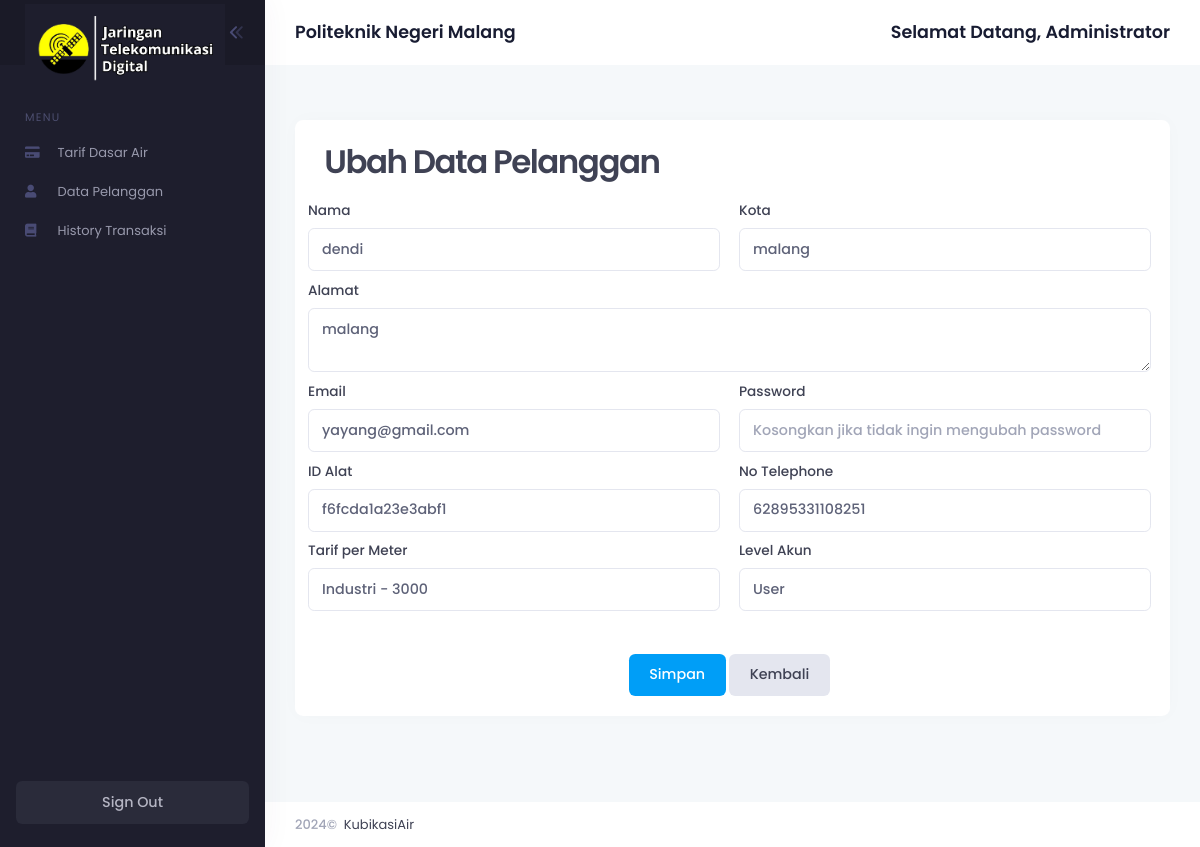
The app's page /index.php?page=update_pelanggan&id=2 (signed in) with its own data.
### tables this page shows
CREATE TABLE `users` (
  `id` int(11) NOT NULL,
  `nama` varchar(255) NOT NULL,
  `alamat` text NOT NULL,
  `kota` varchar(255) NOT NULL,
  `telp` varchar(15) NOT NULL,
  `email` varchar(255) NOT NULL,
  `password` varchar(255) NOT NULL,
  `id_alat` varchar(255) NOT NULL,
  `id_tarif` int(11) NOT NULL,
  `level` varchar(10) NOT NULL
);

### content/update_pelanggan.php (the view, shortened to what this page needs)
<div class="row g-5 g-xl-12 mb-xl-12">
    <div class="col-lg-12 col-xl-12 col-xxl-12 mb-5 mb-xl-5">
        <div class="card card-flush overflow-hidden h-md-100">
            <div class="card-body d-flex justify-content-between flex-column pb-1 px-0">
                <div class="px-9 mb-5">
                    <div class="d-flex mb-2">
                        <span class="fs-2hx fw-bolder text-gray-800 me-2 lh-1 ls-n2">Ubah Data Pelanggan</span>
                    </div>
                </div>
                <div class="min-h-auto ps-4 pe-6">
                    <?php
                    include "koneksi.php";
                    if (isset($_GET['id'])) {
                        $id = $_GET['id'];
                        $query = "SELECT * FROM users WHERE id = $id";
                        $result = mysqli_query($koneksi, $query);
                        if (mysqli_num_rows($result) == 1) {
                            $row = mysqli_fetch_assoc($result);
                    ?>
                            <form action="#" method="POST">
                                <div class="row">
                                    <div class="col">
                                        <div class="mb-3">
                                            <label for="nama" class="form-label">Nama</label>
                                            <input type="text" class="form-control" id="nama" placeholder="Masukkan Nama Anda" name="nama" value="<?php echo $row['nama']; ?>">
                                        </div>
                                    </div>
                                    <div class="col">
                                        <div class="mb-3">
                                            <label for="kota" class="form-label">Kota</label>
                                            <input type="text" class="form-control" id="kota" placeholder="Masukkan Kota Anda" name="kota" value="<?php echo $row['kota']; ?>">
                                        </div>
                                    </div>
                                </div>
                                <div class="mb-3">
                                    <label for="alamat" class="form-label">Alamat</label>
                                    <textarea type="text" class="form-control" id="alamat" placeholder="Masukkan Alamat Anda" name="alamat" required><?php echo $row['alamat']; ?></textarea>
                                </div>
                                <div class="row">
                                    <div class="col">
                                        <div class="mb-3">
                                            <label for="email" class="form-label">Email</label>
                                            <input type="email" class="form-control" id="email" name="email" placeholder="Masukkan Email Anda" value="<?php echo $row['email']; ?>" required>
                                        </div>
                                    </div>
                                    <div class="col">
                                        <div class="mb-3">
                                            <label for="password" class="form-label">Password</label>
                                            <input type="password" class="form-control" id="password" placeholder="Kosongkan jika tidak ingin mengubah password" name="password">
                                        </div>
                                    </div>
                                </div>
                                <div class="row">
                                    <div class="col">
                                        <div class="mb-3">
                                            <label for="id_alat" class="form-label">ID Alat</label>
                                            <input type="text" class="form-control" id="id_alat" name="id_alat" placeholder="Masukkan ID Alat Anda (Kosongkan jika tidak ada)" value="<?php echo $row['id_alat']; ?>">
                                        </div>
                                    </div>
                                    <div class="col">
                                        <div class="mb-3">
                                            <label for="telp" class="form-label">No Telephone</label>
                                            <input type="text" class="form-control" id="telp" placeholder="Masukkan No Telephone Anda" name="telp" value="<?php echo $row['telp']; ?>" required>
                                        </div>
                                    </div>
                                </div>
                                <div class="row mb-10">
                                    <div class="col">
                                        <div class="mb-3">
                                            <label for="tarif" class="form-label">Tarif per Meter</label>
                                            <select class="form-control" name="tarif" required>
                                                <?php
                                                $query_tarif = "SELECT * FROM tarif_dasar_air";
                                                $result_tarif = mysqli_query($koneksi, $query_tarif);
                                                while ($row_tarif = mysqli_fetch_assoc($result_tarif)) {
                                                    $selected = ($row_tarif['id_tarif'] == $row['id_tarif']) ? 'selected' : '';
                                                    echo "<option value='{$row_tarif['id_tarif']}' {$selected}>{$row_tarif['nama_kelas']} - {$row_tarif['tarif_per_meter']}</option>";
                                                }
                                                ?>
                                            </select>
                                        </div>
                                    </div>
                                    <div class="col">
                                        <div class="mb-3">
                                            <label for="level" class="form-label">Level Akun</label>
                                            <select name="level" class="form-control" id="level">
                                                <option value="user" <?php if ($row['level'] == 'user') echo 'selected'; ?>>User</option>
                                            </select>
                                        </div>
                                    </div>
                                </div>
                                <center>
                                    <button type="submit" name="update" class="btn btn-primary mb-5">Simpan</button>
                                    <a href="index.php?page=pelanggan" class="btn btn-secondary mb-5">Kembali</a>
                                </center>
                            </form>
                    <?php
                        } else {
                            echo '<div class="alert"><span class="closebtn">&times;</span> <strong>Error!</strong> Data tidak ditemukan.</div>';
                        }
                    }
                    ?>
                </div>
            </div>
        </div>
    </div>
</div>

### records on screen
users: nama "dendi", kota "malang", alamat "malang", email "yayang@gmail.com", id_alat "f6fcda1a23e3abf1", telp "62895331108251", level "User"

### other values on screen
$nama "Administrator"
form field tarif "Industri - 3000"
